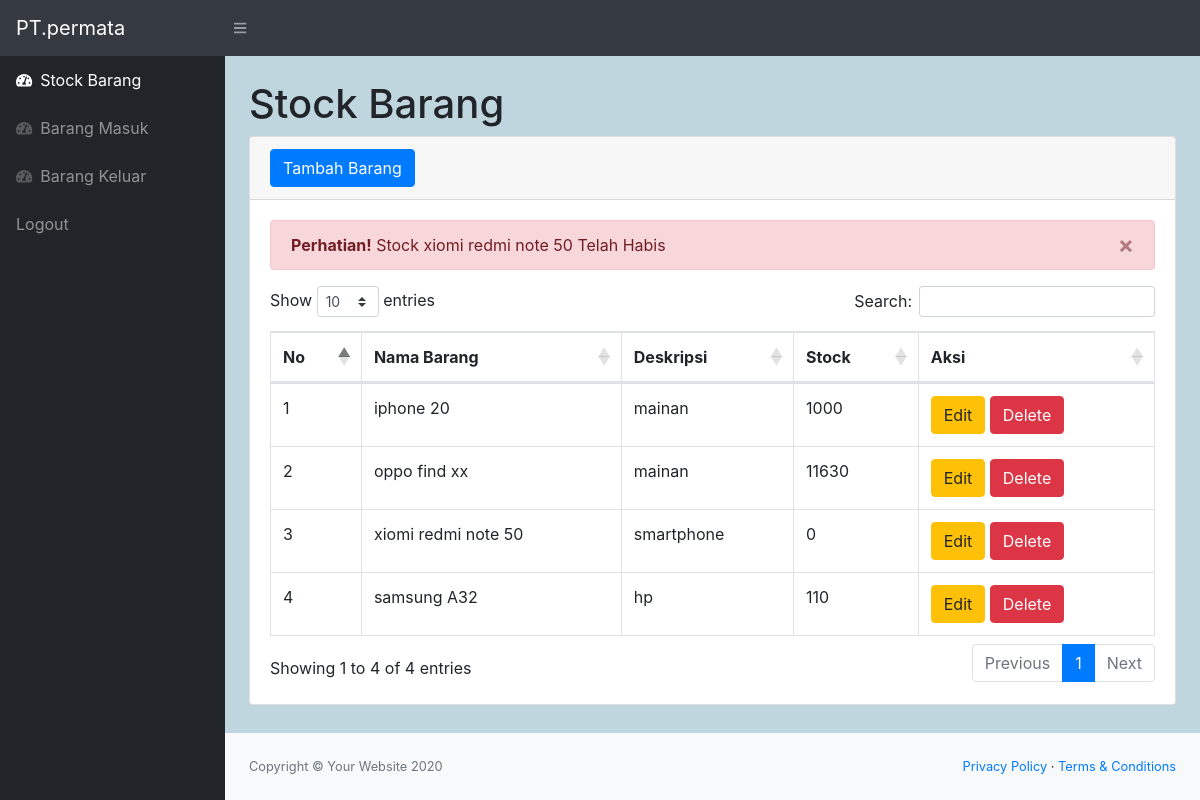
Screenshot of /index.php (signed in) with the database file from the repository.
### tables this page shows
CREATE TABLE `stock` (
  `id_barang` int(11) NOT NULL,
  `namabarang` varchar(50) NOT NULL,
  `deskripsi` varchar(50) NOT NULL,
  `stock` int(11) NOT NULL
);

### index.php (the view, shortened to what this page needs)
<?php
require 'function.php';
?>
<!DOCTYPE html>
<html lang="en">
    <head>
        <link href="css/styles.css" rel="stylesheet" />
        <link href="https://cdn.datatables.net/1.10.20/css/dataTables.bootstrap4.min.css" rel="stylesheet" />
    </head>
    <body class="sb-nav-fixed">
        <nav class="sb-topnav navbar navbar-expand navbar-dark bg-dark">
            <a class="navbar-brand" href="index.php">PT.permata</a>
            <button class="btn btn-link btn-sm order-1 order-lg-0" id="sidebarToggle" href="#"><i class="fas fa-bars"></i></button>
        </nav>
        <div id="layoutSidenav">
            <div id="layoutSidenav_nav">
                <nav class="sb-sidenav accordion sb-sidenav-dark" id="sidenavAccordion">
                    <div class="sb-sidenav-menu">
                        <div class="nav">
                            <a class="nav-link" href="index.php">
                                <div class="sb-nav-link-icon"><i class="fas fa-tachometer-alt"></i></div>
                                Stock Barang
                            </a>
                            <a class="nav-link" href="Masuk.php">
                                <div class="sb-nav-link-icon"><i class="fas fa-tachometer-alt"></i></div>
                                Barang Masuk
                            </a>
                            <a class="nav-link" href="Keluar.php">
                                <div class="sb-nav-link-icon"><i class="fas fa-tachometer-alt"></i></div>
                                Barang Keluar
                            </a>
                            <a class="nav-link" href="logout.php">
                                Logout
                            </a>
                        </div>
                    </div>
                </nav>
            </div>
            <div id="layoutSidenav_content">
                <main>
                    <div class="container-fluid">
                        <h1 class="mt-4">Stock Barang</h1>
                        <div class="card mb-4">
                            <div class="card-header">
                                <button type="button" class="btn btn-primary" data-toggle="modal" data-target="#myModal">
                                    Tambah Barang
                                </button>
                            </div>
                            <div class="card-body">
                            <?php
                                $ambildatastock = mysqli_query($conn,"select * from stock where stock < 1");
                                while($fetch=mysqli_fetch_array($ambildatastock)){
                                    $barang = $fetch['namabarang'];
                            ?>
                            <div class="alert alert-danger alert-dismissible">
                                <button type="button" class="close" data-dismiss="alert">&times;</button>
                                <strong>Perhatian!</strong> Stock <?=$barang;?> Telah Habis
                            </div>
                            <?php
                              }
                            ?>
                                <div class="table-responsive">
                                    <table class="table table-bordered" id="dataTable" width="100%" cellspacing="0">
                                        <thead>
                                            <tr>
                                                <th>No</th>
                                                <th>Nama Barang</th>
                                                <th>Deskripsi</th>
                                                <th>Stock</th>
                                                <th>Aksi</th>
                                            </tr>
                                        </thead>
                                        <tbody>
                                            <?php
                                            $ambilsemuadatastock = mysqli_query($conn,"select * from stock");
                                            $i = 1;
                                            while($data=mysqli_fetch_array($ambilsemuadatastock)){
                                                $namabarang = $data['namabarang'];
                                                $deskripsi = $data['deskripsi'];
                                                $stock = $data['stock'];
                                                $idb = $data['id_barang'];
                                            ?>
                                            <tr>
                                                <td><?=$i++;?></td>
                                                <td><?=$namabarang?></td>
                                                <td><?=$deskripsi?></td>
                                                <td><?=$stock?></td>
                                                <td>
                                                <button type="button" class="btn btn-warning" data-toggle="modal" data-target="#edit<?=$idb;?>">
                                                        Edit
                                                    </button>
                                                    <button type="button" class="btn btn-danger" data-toggle="modal" data-target="#delete<?=$idb;?>">
                                                        Delete
                                                    </button>
                                                </td>
                                            </tr>
                                            <?php
                                            };
                                            ?>
                                        </tbody>
                                    </table>
                                </div>
                            </div>
                        </div>
                    </div>
                </main>
                <footer class="py-4 bg-light mt-auto">
                    <div class="container-fluid">
                        <div class="d-flex align-items-center justify-content-between small">
                            <div class="text-muted">Copyright &copy; Your Website 2020</div>
                            <div>
                                <a href="#">Privacy Policy</a>
                                &middot;
                                <a href="#">Terms &amp; Conditions</a>
                            </div>
                        </div>
                    </div>
                </footer>
            </div>
        </div>
    </body>
</html>

### rows the page displays
stock: namabarang "xiomi redmi note 50", deskripsi "smartphone", stock "0"
stock: namabarang "iphone 20", deskripsi "mainan", stock "1000"
stock: namabarang "oppo find xx", deskripsi "mainan", stock "11630"
stock: namabarang "samsung A32", deskripsi "hp", stock "110"
